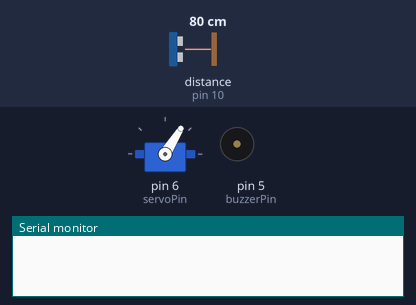
A sketch run on a simulated Arduino Uno, built with avr-gcc and run on an emulated ATmega328P. On the bench: servo, buzzer (waves = sounding, pin HIGH), the last lines printed to the serial monitor. Wiring (inferred from the names in the program): ultrasonic range finder: trigger pin 9; echo pin 10. The inputs (shaded band) are chosen by the test bench; at power-on: distance to the obstacle (sensor on pin 10) 80 cm. The echo pulse lasts 58.3 µs per cm; pins used as bus, display or sensor lines are not drawn.

Above: at 1.2 s.
1.3 s: distance to the obstacle (sensor on pin 10) set to 23 cm
4.3 s: distance to the obstacle (sensor on pin 10) set to 19 cm
At 4.45 s:
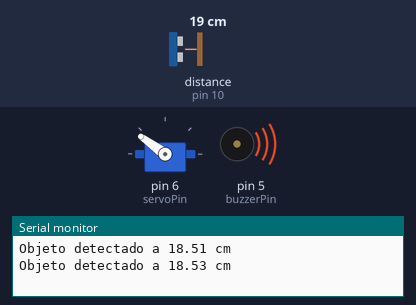
10.3 s: distance to the obstacle (sensor on pin 10) set to 2 cm
19.3 s: distance to the obstacle (sensor on pin 10) set to 35 cm
At 19.74 s:
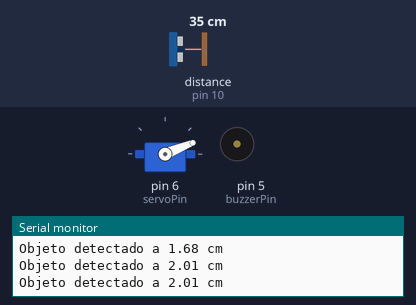
22.3 s: distance to the obstacle (sensor on pin 10) set to 4 cm
At 23.36 s:
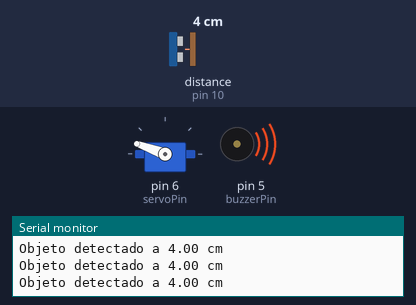
Timing chart, 0 to 26.3 s (numbered marks = the images above; inputs shaded):
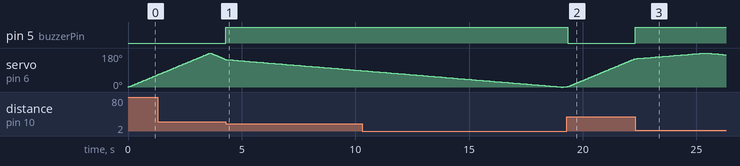

The sketch:

Sensor_ultrasonico_mas_sevomotor.ino
```cpp
#include <Servo.h> // Librería para controlar el servomotor

// Configuración de pines
const int servoPin = 6;       // Pin del servomotor
const int trigPin = 9;        // Pin TRIG del sensor ultrasónico
const int echoPin = 10;       // Pin ECHO del sensor ultrasónico
const int buzzerPin = 5;      // Pin del buzzer

// Variables del servomotor
Servo servoMotor;
int angle = 0;          // Ángulo actual del servo
int step = 1;           // Incremento o decremento del ángulo
const int minAngle = 0; // Ángulo mínimo
const int maxAngle = 180; // Ángulo máximo

// Variables de tiempo
unsigned long previousMillisServo = 0;
unsigned long previousMillisSensor = 0;
const unsigned long servoInterval = 20;   // Intervalo para mover el servo (ms)
const unsigned long sensorInterval = 50; // Intervalo para leer el sensor (ms)

// Configuración de distancia
const int detectionDistance = 20; // Distancia de detección en cm

// Función para obtener la distancia desde el sensor ultrasónico
float getDistance() {
  digitalWrite(trigPin, LOW);
  delayMicroseconds(2);
  digitalWrite(trigPin, HIGH);
  delayMicroseconds(10);
  digitalWrite(trigPin, LOW);

  long duration = pulseIn(echoPin, HIGH, 30000); // Tiempo en microsegundos
  if (duration == 0) {
    return -1; // Si no se detecta eco, retorna -1
  }

  float distance = duration * 0.034 / 2; // Calcular distancia en cm
  return distance;
}

void setup() {
  // Configuración de pines
  pinMode(trigPin, OUTPUT);
  pinMode(echoPin, INPUT);
  pinMode(buzzerPin, OUTPUT);

  servoMotor.attach(servoPin); // Conectar el servomotor
  servoMotor.write(angle);     // Inicializar ángulo del servo

  Serial.begin(9600); // Iniciar comunicación serial
}

void loop() {
  unsigned long currentMillis = millis();

  // Movimiento del servomotor
  if (currentMillis - previousMillisServo >= servoInterval) {
    previousMillisServo = currentMillis;

    // Actualizar el ángulo del servo
    angle += step;

    // Cambiar dirección del movimiento si se alcanzan los límites
    if (angle >= maxAngle || angle <= minAngle) {
      step = -step;
    }

    // Mover el servomotor al nuevo ángulo
    servoMotor.write(angle);
  }

  // Leer el sensor ultrasónico
  if (currentMillis - previousMillisSensor >= sensorInterval) {
    previousMillisSensor = currentMillis;

    float distance = getDistance(); // Obtener la distancia medida

    // Verificar si la distancia está dentro del rango de detección
    if (distance != -1 && distance <= detectionDistance) {
      Serial.print("Objeto detectado a ");
      Serial.print(distance);
      Serial.println(" cm");

      // Activar el buzzer
      digitalWrite(buzzerPin, HIGH);
      delay(100);
      digitalWrite(buzzerPin, LOW);
    }
  }
}
```

Measured:
- the behaviour switches between 21 and 20 cm on distance to the obstacle (sensor on pin 10) (found by bisection; images 0 and 1)
- after the input at 4.3 s, pin 5 (buzzerPin): LOW → HIGH at once
- after the input at 19.3 s, pin 5 (buzzerPin): HIGH → LOW after 0.05 s
- after the input at 22.3 s, pin 5 (buzzerPin): LOW → HIGH at once
